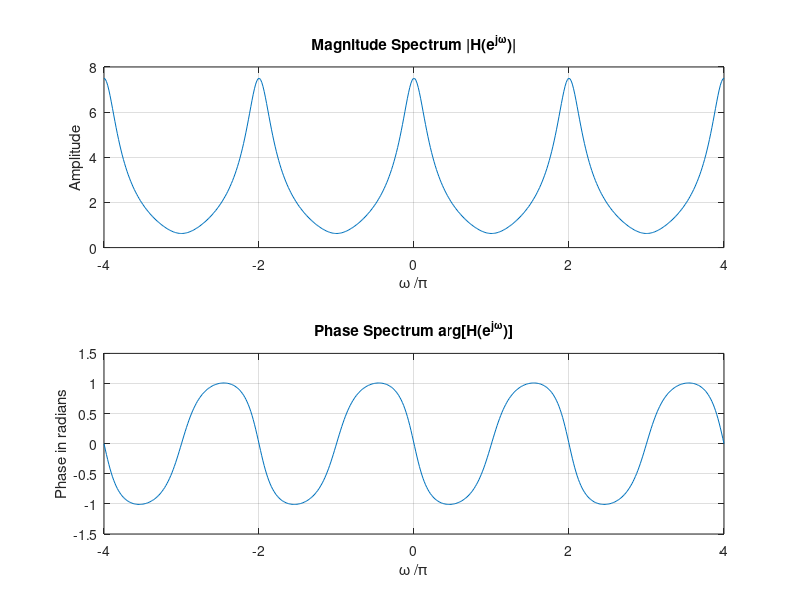

The MATLAB source for this figure:
% Program P3_1
% Evaluation of the DTFT 
clf;
% Compute the frequency samples of the DTFT
w = -4*pi:8*pi/511:4*pi;
num = [2 1];den = [1 -0.6];
h = freqz(num, den, w);
% Plot the DTFT
subplot(2,1,1)
plot(w/pi,real(h));grid
title('Real part of H(e^{j\omega})')
xlabel('\omega /\pi');
ylabel('Amplitude');
subplot(2,1,2)
plot(w/pi,imag(h));grid
title('Imaginary part of H(e^{j\omega})')
xlabel('\omega /\pi');
ylabel('Amplitude');
pause
subplot(2,1,1)
plot(w/pi,abs(h));grid
title('Magnitude Spectrum |H(e^{j\omega})|')
xlabel('\omega /\pi');
ylabel('Amplitude');
subplot(2,1,2)
plot(w/pi,angle(h));grid
title('Phase Spectrum arg[H(e^{j\omega})]')
xlabel('\omega /\pi');
ylabel('Phase in radians');
